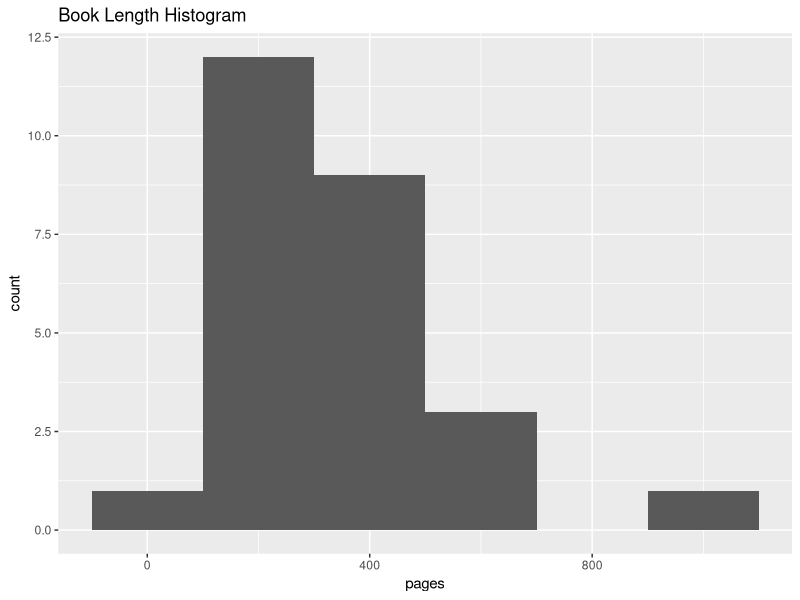
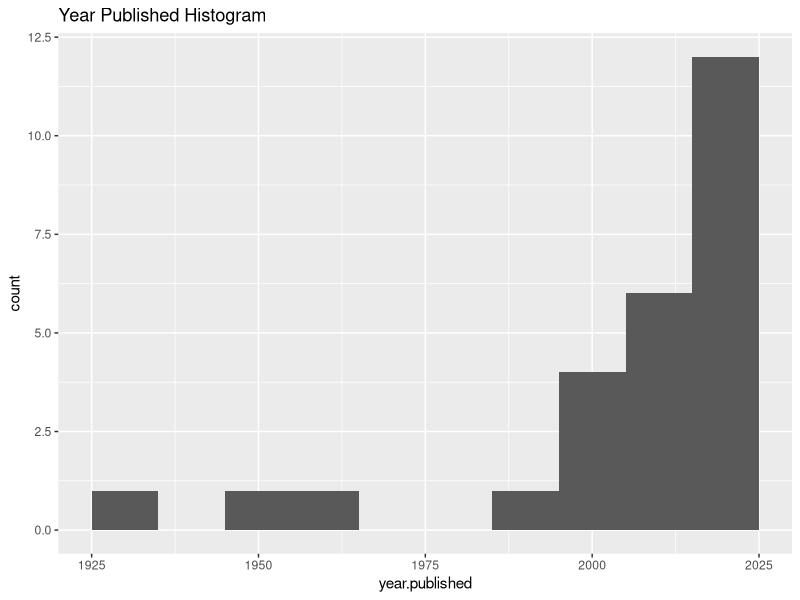
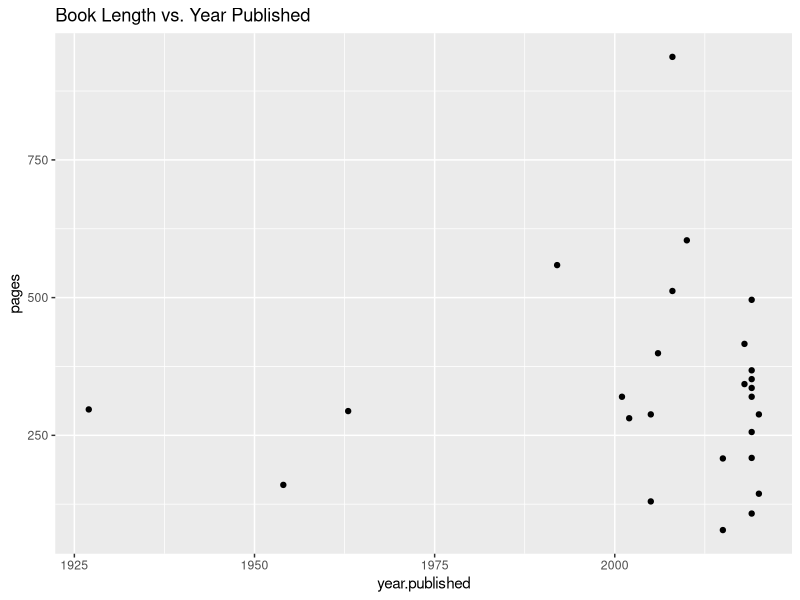
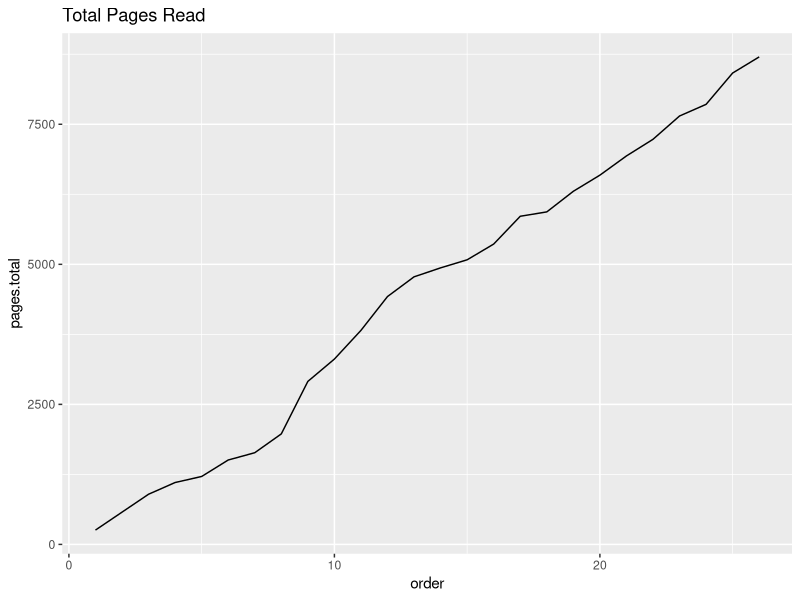

Write the R code that produced these figures, in order. (Note: this script raises an error after producing the figures.)
# 
# Evan Meade, 2021
# 
# The following is code to generate graphics which describe my reading
# habits in 2020.
# 

# Import libraries
library(ggplot2)
library(RColorBrewer)
library(ggthemes)

# Reading in the data
books <- read.csv("books_read.csv")


# 
# Exploration of the data
# 

# Basic statistics
summary(books)
print(paste0("Estimated hours read: ", sum(books$pages) / 25))

# Histogram of page length
page_hist <- ggplot(data = books) +
  geom_histogram(mapping = aes(x = pages), binwidth = 200) +
  labs(title = "Book Length Histogram")
print(page_hist)

# Histogram of year published
year_hist <- ggplot(data = books) +
  geom_histogram(mapping = aes(x = year.published), binwidth = 10) +
  labs(title = "Year Published Histogram")
print(year_hist)

# Scatter of page length and year published
len_year_scatter <- ggplot(data = books) +
  geom_point(mapping = aes(x = year.published, y = pages)) +
  labs(title = "Book Length vs. Year Published")
print(len_year_scatter)

# Feature for total number of pages read that year
books[1, "pages.total"] <- books[1, "pages"]
for (i in 2:nrow(books)) {
  books[i, "pages.total"] <- books[i, "pages"] + books[i - 1, "pages.total"]
}

# Total pages read over time
total_pages_line <- ggplot(data = books) +
  geom_line(mapping = aes(x = order, y = pages.total)) +
  labs(title = "Total Pages Read")
print(total_pages_line)

# Pages read in order
books$pages.mean <- cut(books$pages, c(0, page_mean, max(books$pages)),
                        labels = c("below", "above"))
pages_bar <- ggplot(data = books) +
  geom_bar(mapping = aes(x = order, y = pages, fill = pages.mean),
           stat = "identity") +
  geom_hline(yintercept = mean(books$pages)) +
  labs(title = "Page Length in Order")
print(pages_bar)

# Pages per author
pages_bar <- ggplot(data = books) +
  geom_bar(mapping = aes(x = author, y = pages), stat = "identity") +
  labs(title = "Pages Read by Author")
print(pages_bar)

# Percent of pages done by each author
author_bar <- ggplot(data = books) +
  geom_bar(mapping = aes(x = "Author", y = pages, fill = author),
           stat = "identity",
           position = "fill") +
  labs(title = "Authors' Proportions of Pages Read")
print(author_bar)

# Bar chart of genres
unique_genres <- sort(unique(books$genre))
genres <- data.frame()
for (i in 1:length(unique_genres)) {
  genres[2 * i - 1, "genre"] <- unique_genres[i]
  genres[2 * i - 1, "type"] <- "# of Books"
  genres[2 * i - 1, "weight"] <- length(which(books$genre == unique_genres[i])) / nrow(books)
  
  genres[2 * i, "genre"] <- unique_genres[i]
  genres[2 * i, "type"] <- "# of Pages"
  genres[2 * i, "weight"] <- sum(books$pages[which(books$genre == unique_genres[i])]) / sum(books$pages)
}
genre_bar <- ggplot(data = genres) +
  theme_fivethirtyeight() +
  geom_bar(mapping = aes(x = type, y = weight, fill = genre), stat = "identity") +
  labs(title = "Genre Breakdown, Weighted by")
print(genre_bar)

# Genre mean page lengths
genre_lengths <- ggplot(data = aggregate(pages ~ genre, books, mean)) +
  geom_bar(mapping = aes(x = genre, y = pages, fill = genre), stat = "identity")
print(genre_lengths)

# Genres read in order
genres_bar <- ggplot(data = books) +
  geom_bar(mapping = aes(x = order, y = pages, fill = genre),
           stat = "identity") +
  geom_hline(yintercept = mean(books$pages)) +
  labs(title = "Genres Read in Order")
print(genres_bar)


# 
# Final Plots
# 

# Simplified percent of pages done by each author
author_pages <- aggregate(pages ~ author, books, sum)
author_pages <- author_pages[order(author_pages$pages, decreasing = TRUE), ]
rownames(author_pages) <- 1:nrow(author_pages)
simp_author_pages <- author_pages[1:5, ]
simp_author_pages[6, "author"] <- "Other (17)"
simp_author_pages[6, "pages"] <- sum(author_pages[6:nrow(author_pages), "pages"])
simp_author_pages$author <- factor(simp_author_pages$author, levels = simp_author_pages$author)
simp_author_bar <- ggplot(data = simp_author_pages) +
  theme_fivethirtyeight(base_size = 24) +
  geom_bar(mapping = aes(x = "", y = pages, fill = author),
           stat = "identity") +
  labs(title = "Total Pages Read, Segmented by Author",
       y = "Pages Read") +
  scale_fill_manual(name = "Author", values = rev(brewer.pal(6, "Spectral"))) +
  theme(axis.title.x = element_blank(),
        axis.text.x = element_blank(),
        axis.ticks.x = element_blank())
print(simp_author_bar)

# Cleaned up histogram of page length
page_hist_clean <- ggplot(data = books) +
  theme_fivethirtyeight(base_size = 24) +
  geom_histogram(mapping = aes(x = pages), fill = "#f7766d",
                 binwidth = 200, boundary = 0, closed = "left") +
  scale_x_continuous(breaks = seq(0, 1000, 200)) +
  scale_y_continuous(breaks = seq(0, 18, 3)) +
  labs(title = "Distribution of Book Page Lengths")
print(page_hist_clean)

# Histogram of year published
year_hist <- ggplot(data = books) +
  theme_fivethirtyeight(base_size = 24) +
  geom_histogram(mapping = aes(x = year.published), fill = "#6d904f",
                 binwidth = 10, boundary = 1920, closed = "left") +
  scale_x_continuous(breaks = seq(1920, 2020, 20)) +
  scale_y_continuous(breaks = seq(0, 15, 3)) +
  labs(title = "Distribution of Publication Years")
print(year_hist)

# Bar chart of pages read in order
pages_bar <- ggplot(data = books) +
  theme_fivethirtyeight(base_size = 24) +
  geom_bar(mapping = aes(x = order, y = pages, fill = genre),
           stat = "identity") +
  geom_hline(yintercept = mean(books$pages),
             color = "#8b8b8b",
             linetype = "solid",
             size = 2) +
  labs(title = "Book Page Lengths, in Order Read") +
  scale_fill_manual(name = "Genre", values = rev(brewer.pal(length(unique_genres), "Spectral"))) +
  geom_text(mapping = aes(x = 3, y = 400, label = "Mean"), color = "#8b8b8b", size = 12)
print(pages_bar)

# Refined bar chart of genres
genre_bar_final <- ggplot(data = genres) +
  theme_fivethirtyeight(base_size = 24) +
  geom_bar(mapping = aes(x = type, y = weight, fill = genre), stat = "identity") +
  scale_fill_manual(name = "Genre", values = rev(brewer.pal(length(unique_genres), "Spectral"))) +
  labs(title = "Genre Breakdown, Weighted by")
print(genre_bar_final)
